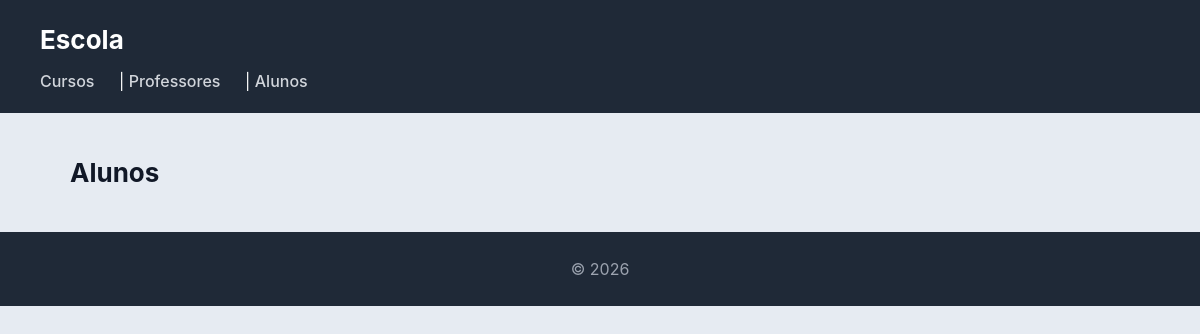
The app's page /escola/alunos/, older data.
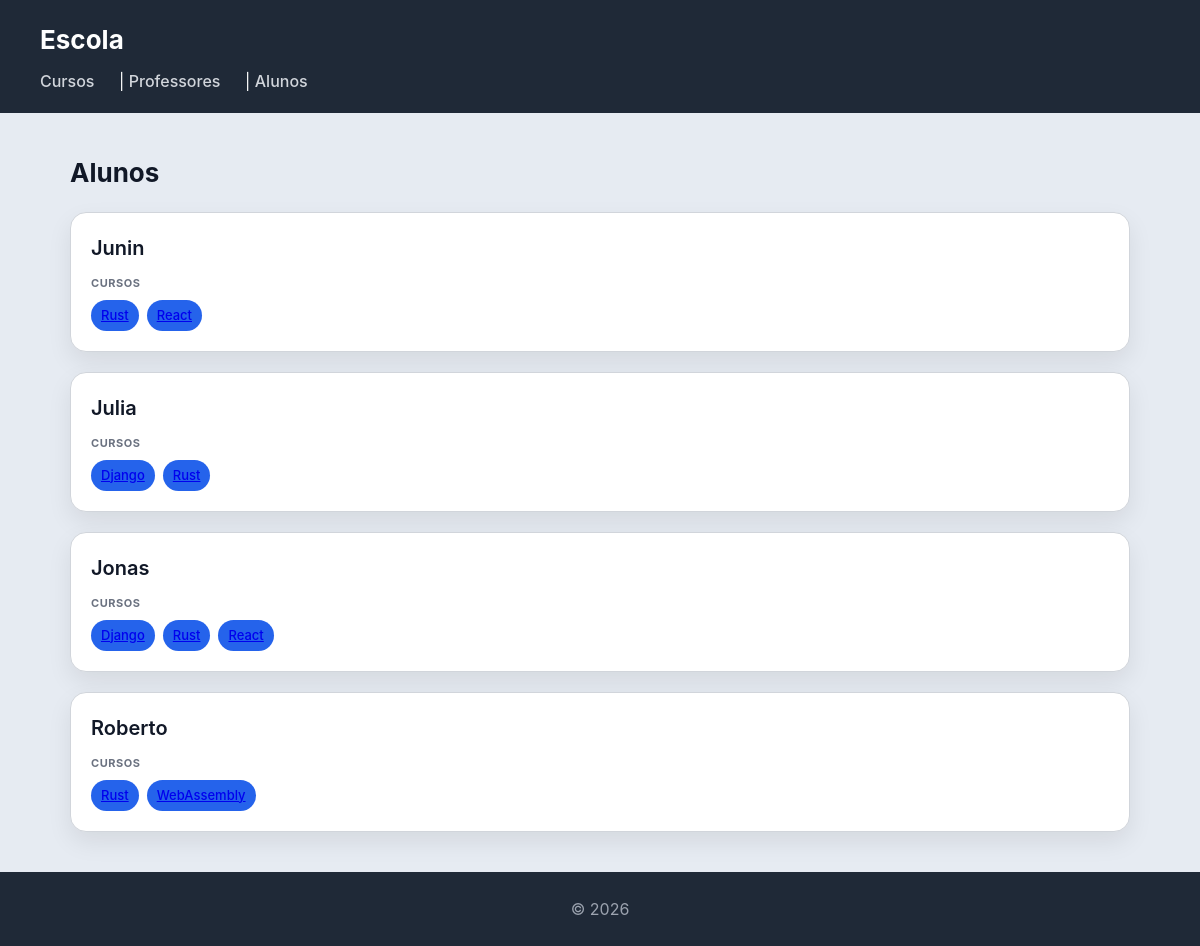
The same page, newer data.
### escola/models.py (models this page shows)
class Aluno(models.Model):
    nome = models.CharField(max_length=100)
    numero = models.CharField(max_length=20, unique=True)
    def __str__(self):
        return self.nome

class Curso(models.Model):
    nome = models.CharField(max_length=100)
    imagem = models.ImageField(upload_to='cursos/', null=True, blank=True)
    professor = models.ForeignKey(Professor, on_delete=models.CASCADE, related_name='cursos')
    alunos = models.ManyToManyField(Aluno, related_name='cursos')
    def __str__(self):
        return self.nome

### escola/views.py (the view)
# urls.py: path('alunos/', views.alunos_view, name="alunos"),
def alunos_view(request):
    alunos = (Aluno.objects
                   .select_related()
                   .prefetch_related()
                   .all())
    return render(request, 'escola/alunos.html', {'alunos': alunos})

### escola/templates/escola/alunos.html
{% extends "escola/base.html" %}
{% block content %}
<h2>Alunos</h2>
<section>
    {% for aluno in alunos %}
    <article>
        <header>
            <h3>{{ aluno }}</h3>
        </header>
        <section>
            <h4>Cursos</h4>
            <ul>
                {% for curso in aluno.cursos.all %}
                    <li>
                        <a href="{% url 'curso' curso.id %}">
                        {{ curso }}
                        </a>
                    </li>
               {% endfor %}
            </ul>
        </section>
    </article>
    {% endfor %}
</section>
{% endblock %}

Row changes from the older to the newer data that the page shows:
added Aluno: nome "Junin"
added Curso: nome "Rust"
added Curso: nome "React"
added Aluno: nome "Julia"
added Curso: nome "Django"
added Aluno: nome "Jonas"
added Aluno: nome "Roberto"
added Curso: nome "WebAssembly", shown under "Roberto"
